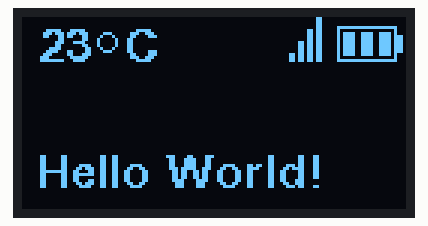
Simulated run of this sketch. Board: Arduino Uno, built with avr-gcc and run on an emulated ATmega328P. Parts: 128×64 one-colour display.

Above: at 0.3 s.

The sketch:

adafruit-feather-display-oled-ssd1306.ino
```cpp
/*
 *******************************************************************************
   Description:
   Sample code to show text and draw images in SSD1306 Display.
   GitHub: https://github.com/flaviomauro/adafruit-feather-display-oled-ssd1306
 *******************************************************************************
   Item list:

   - 1 x Adafruit Feather
   - 1 x Micro USB cable
   - 1 x Protoboard
   - 1 x OLED SSD1306 Display
   - 4 x Jumper cables M/M

   External Library list:
   - U8g2lib.h - https://github.com/olikraus/u8g2
 *******************************************************************************
   @author: Flavio H. C. Mauro
   @date:   10-Jan-2017
   LinkedIn: https://br.linkedin.com/in/flaviomauro
 *******************************************************************************
*/

#include <U8g2lib.h>
const int I2C_CLOCK = 4; // OLED SCL connected to GPIO 4/D2
const int I2C_DATA  = 5; // OLED SDA connected to GPIO 5/D1

U8G2_SSD1306_128X64_NONAME_1_SW_I2C u8g2(U8G2_R0, I2C_CLOCK, I2C_DATA);


void setup() {
  u8g2.begin(); // u8g2.begin() will sent the setup/init sequence to the display
}


void loop() {
  u8g2.firstPage();
  do {
    draw();
  } while ( u8g2.nextPage() );
  delay(2000);
}

void draw()
{

  //The famous Hello World!
  u8g2.setFont(u8g2_font_fub11_tf);
  u8g2.drawStr( 5, 57, "Hello World!");

  //Draw Temp information
  u8g2.drawStr( 5, 15, "23");
  u8g2.drawCircle(28, 8, 3);
  u8g2.drawStr( 34, 15, "C");

  //Draw Battery information
  u8g2.drawRFrame(105, 3, 20, 12 , 0);
  u8g2.drawBox(125, 6, 2, 6);
  u8g2.drawBox(107, 5, 4, 8);
  u8g2.drawBox(113, 5, 4, 8);
  u8g2.drawBox(119, 5, 4, 8);

  //Draw phone signal information
  u8g2.drawVLine(99, 0, 15);
  u8g2.drawVLine(98, 0, 15);
  u8g2.drawVLine(96, 4, 11);
  u8g2.drawVLine(95, 4, 11);
  u8g2.drawVLine(93, 8, 7);
  u8g2.drawVLine(92, 8, 7);
  u8g2.drawVLine(90, 12, 3);
  u8g2.drawVLine(89, 12, 3);
}
```
